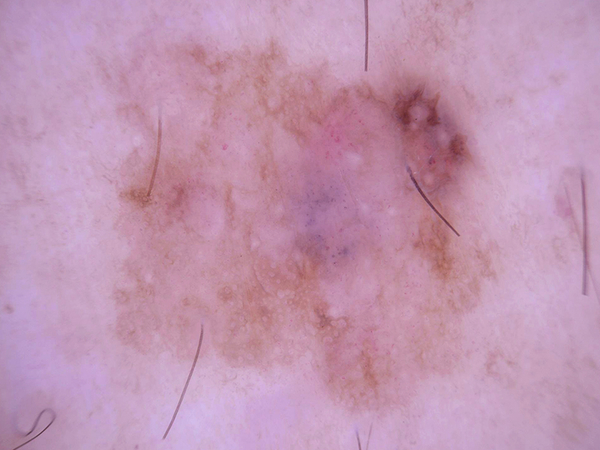
#> input picture backend/image_processing/example.jpg, 600 x 450 px
$ python -i noise_removal.py   (imports and definitions only)
#> lines starting #> are read from the running program, lines starting #| are printed output that depends on the picture; after the words box and inside, x2 and y2 are one past the last pixel; in counts of white or black regions, pixels touching at a corner belong together
from dataclasses import dataclass
import cv2
from skimage import img_as_float
from skimage.segmentation import chan_vese

@dataclass
class DullRazorConfig:
    ksize: int = 1
    kanchor: tuple[int,int] = (9, 9)
    gaussian_ksize: tuple[int,int] = (3,3)
    threshold: int = 10
    threshold_max_val: int = 255
    inpaint_radius: int = 6

def dull_razor(
    img,
    config=DullRazorConfig()
):
    #Gray scale
    gray_scale = cv2.cvtColor(img, cv2.COLOR_RGB2GRAY )
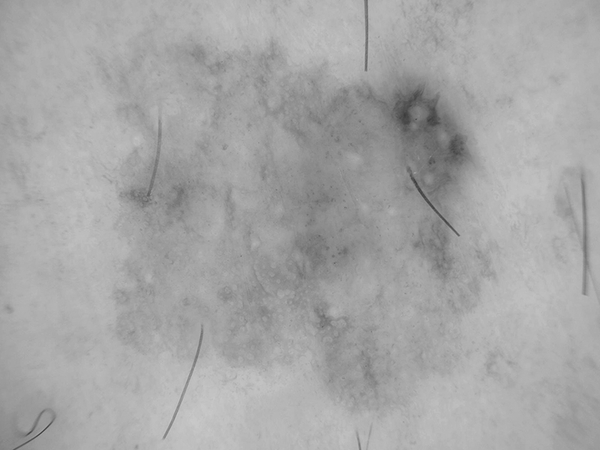
#> gray_scale: shape (450, 600); min 60, max 201, mean 166

    #Black hat filter
    kernel = cv2.getStructuringElement(config.ksize, config.kanchor)
    blackhat = cv2.morphologyEx(gray_scale, cv2.MORPH_BLACKHAT, kernel)
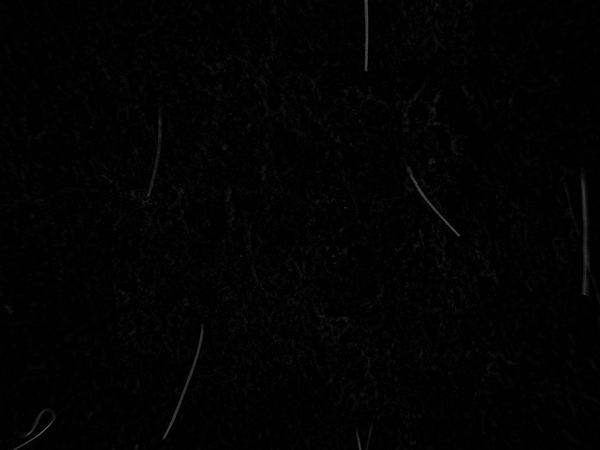
#> blackhat: shape (450, 600); min 0, max 104, mean 2.2

    #Gaussian filter
    bhg = cv2.GaussianBlur(blackhat, config.gaussian_ksize, cv2.BORDER_DEFAULT)

    #Binary thresholding (MASK)
    _ret, mask = cv2.threshold(bhg, config.threshold, config.threshold_max_val, cv2.THRESH_BINARY)
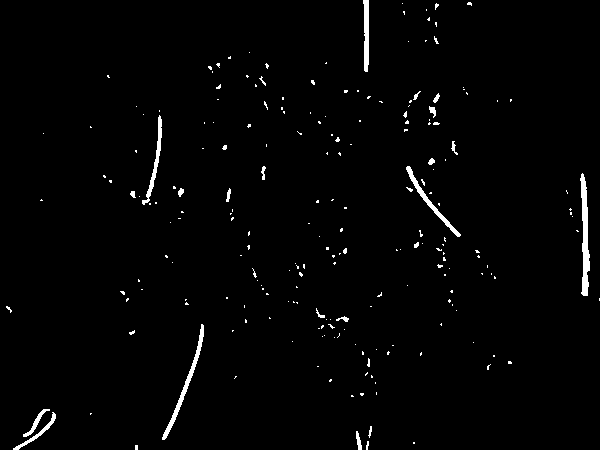
#> mask: shape (450, 600); 1.6% white; 217 white regions (195 under 20 px), largest, box (x1, y1, x2, y2) and area: (580, 173, 590, 296) 694, (162, 324, 204, 440) 521, (406, 166, 461, 237) 396

    #Replace pixels of the mask
    dst = cv2.inpaint(img, mask, config.inpaint_radius, cv2.INPAINT_TELEA)

    return dst, bhg

def median_filtering(img, ksize=5):
    return cv2.medianBlur(img, ksize)

def otsu_method(img, gaussian_ksize=(5,5), threshold=0, threshold_max_val=255):
    gray = cv2.cvtColor(img, cv2.COLOR_RGB2GRAY)
    blur = cv2.GaussianBlur(gray, gaussian_ksize, 0)
    _, ret = cv2.threshold(blur, threshold, threshold_max_val, cv2.THRESH_BINARY + cv2.THRESH_OTSU)

    return ret

def closing(img, kernel=(3,3)):
    img = invert_bitwise(img)
    return cv2.morphologyEx(img, cv2.MORPH_CLOSE, kernel)

def opening(img, kernel=(3,3)):
    img = invert_bitwise(img)
    return cv2.morphologyEx(img, cv2.MORPH_OPEN, kernel)

def invert_bitwise(img):
    return cv2.bitwise_not(img)

def and_bitwise(img, msk):
    return cv2.bitwise_and(img, img, mask = msk)

@dataclass
class ChanVeseConfig:
    edge_length: float = 0.95
    lambda1: int = 1
    lambda2: int = 2
    tolerance: float = 1e-3
    iterations: int = 200
    delta: float = 0.5

def chan_vese_segmentation(
    img,
    config=ChanVeseConfig()
):
    image_float = img_as_float(img)
    mask = chan_vese(image_float, mu=config.edge_length, lambda1=config.lambda1,
                     lambda2=config.lambda2, tol=config.tolerance, max_num_iter=config.iterations,
                     dt=config.delta, init_level_set="checkerboard", extended_output=False)
    return img * mask

>>> import cv2
>>> picture = cv2.cvtColor(cv2.imread('example.jpg'), cv2.COLOR_BGR2RGB)
>>> result = dull_razor(picture)

$ run again, on backend/image_processing/melColor.jpg
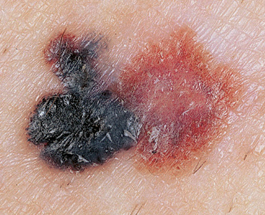
#> input picture backend/image_processing/melColor.jpg, 265 x 215 px
#> in dull_razor, `_ret, mask = cv2.threshold(bhg, config.threshold, config.threshold_max..`:
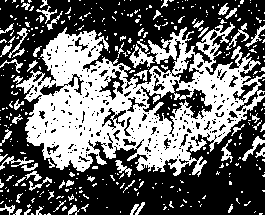
#> mask: shape (215, 265); 40.5% white; 384 white regions (321 under 20 px), largest, box (x1, y1, x2, y2) and area: (16, 22, 265, 177) 18276, (129, 44, 155, 68) 234, (242, 136, 265, 161) 143
#> in dull_razor, `dst = cv2.inpaint(img, mask, config.inpaint_radius, cv2.INPAINT_TELEA)`:
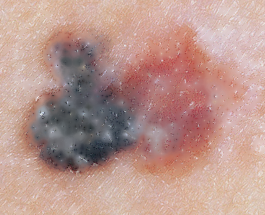
#> dst: shape (215, 265, 3); mean R, G, B 185.5, 150.2, 142.3
